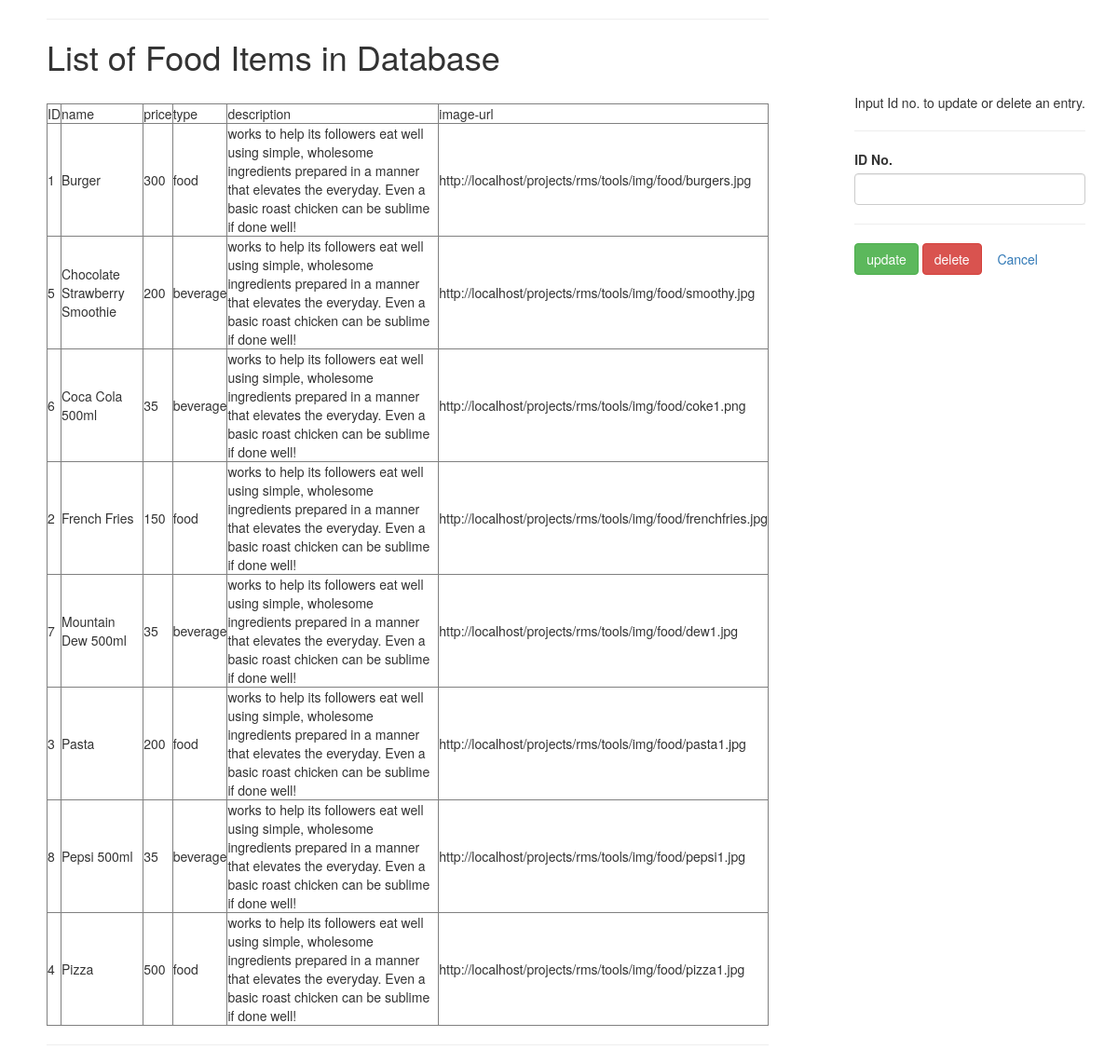
Screenshot of /modify_food_menu.php (signed in) with the database file from the repository.
### tables this page shows
CREATE TABLE `item` (
  `id` int(11) NOT NULL,
  `pname` varchar(255) NOT NULL,
  `image` varchar(255) NOT NULL,
  `price` double NOT NULL,
  `itype` varchar(255) NOT NULL,
  `descr` varchar(500) NOT NULL
);

### modify_food_menu.php (the view, shortened to what this page needs)
<?php
  include("connect.php");
?>
<!DOCTYPE html>
<html>
<head>
	<link rel="stylesheet" type="text/css" href="http://localhost/projects/rms/tools/css/bootstrap.css">
</head>
<body>
	 <div class="container" style="width: 70%; float: left; padding-left: 50PX;">
	 	<hr class="mb-6">
	 	<h1>List of Food Items in Database</h1>
		<?php
			$query = "SELECT id, pname, price, itype, descr, image FROM item ORDER BY pname ASC";
			$result = mysqli_query($conn, $query);
			echo "<br>";
			echo "<table border='1'>";
			echo "<td>ID</td> <td>name</td> <td>price</td> <td>type</td> <td>description</td> <td>image-url</td>";
			while ($row = mysqli_fetch_assoc($result)) {
				echo "<tr>";
				foreach ($row as $field => $value) {
					echo "<td>" . $value . "</td>";
				}
				echo "</tr>";
			}
		echo "</table>";
		 ?>
		 <hr class="mb-6">
		<div class="deletenav" style="position: fixed; width: 100%px; float: left; z-index: 1; top: 0; right: 0; padding-top: 100px; padding-right: 50px;">
			<form method="post" action="update_item.php">
					<div class="">
						<div class="row">
							<div class="">
								<p>Input Id no. to update or delete an entry.</p>
								<hr class="mb-1">
								<label for="id"><b>ID No.</b></label>
								<input class="form-control" id="id"  type="text" name="id" required>
								<hr class="mb-1">
								<div class="buttons">
									<button type="submit" class="btn btn-success" name="update">update</button>
									<button type="submit" class="btn btn-danger" name="delete">delete</button>
									<a href="http://localhost/projects/rms/admin2.php" class="btn btn-secondary " role="button" aria-pressed="true">Cancel</a>
								</div>
							</div>
						</div>
					</div>
			</form>
		</div>
	 </div>
</body>
</html>

### rows the page displays
item: id "1", pname "Burger", price "300", itype "food", descr "works to help its followers eat well using simple, wholesome ingredients prepared in a manner that elevates the everyday. Even a basic roast chicken can be sublime if done well!", image "http://localhost/projects/rms/tools/img/food/burgers.jpg"
item: id "5", pname "Chocolate Strawberry Smoothie", price "200", itype "beverage", descr "works to help its followers eat well using simple, wholesome ingredients prepared in a manner that elevates the everyday. Even a basic roast chicken can be sublime if done well!", image "http://localhost/projects/rms/tools/img/food/smoothy.jpg"
item: id "6", pname "Coca Cola 500ml", price "35", itype "beverage", descr "works to help its followers eat well using simple, wholesome ingredients prepared in a manner that elevates the everyday. Even a basic roast chicken can be sublime if done well!", image "http://localhost/projects/rms/tools/img/food/coke1.png"
item: id "2", pname "French Fries", price "150", itype "food", descr "works to help its followers eat well using simple, wholesome ingredients prepared in a manner that elevates the everyday. Even a basic roast chicken can be sublime if done well!", image "http://localhost/projects/rms/tools/img/food/frenchfries.jpg"
item: id "7", pname "Mountain Dew 500ml", price "35", itype "beverage", descr "works to help its followers eat well using simple, wholesome ingredients prepared in a manner that elevates the everyday. Even a basic roast chicken can be sublime if done well!", image "http://localhost/projects/rms/tools/img/food/dew1.jpg"
item: id "3", pname "Pasta", price "200", itype "food", descr "works to help its followers eat well using simple, wholesome ingredients prepared in a manner that elevates the everyday. Even a basic roast chicken can be sublime if done well!", image "http://localhost/projects/rms/tools/img/food/pasta1.jpg"
item: id "8", pname "Pepsi 500ml", price "35", itype "beverage", descr "works to help its followers eat well using simple, wholesome ingredients prepared in a manner that elevates the everyday. Even a basic roast chicken can be sublime if done well!", image "http://localhost/projects/rms/tools/img/food/pepsi1.jpg"
item: id "4", pname "Pizza", price "500", itype "food", descr "works to help its followers eat well using simple, wholesome ingredients prepared in a manner that elevates the everyday. Even a basic roast chicken can be sublime if done well!", image "http://localhost/projects/rms/tools/img/food/pizza1.jpg"
